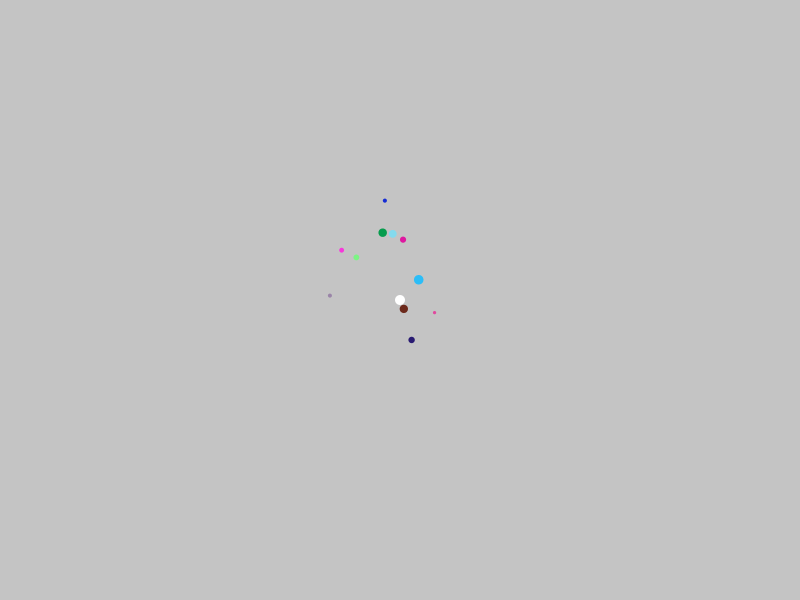
Frame 1 (no input)
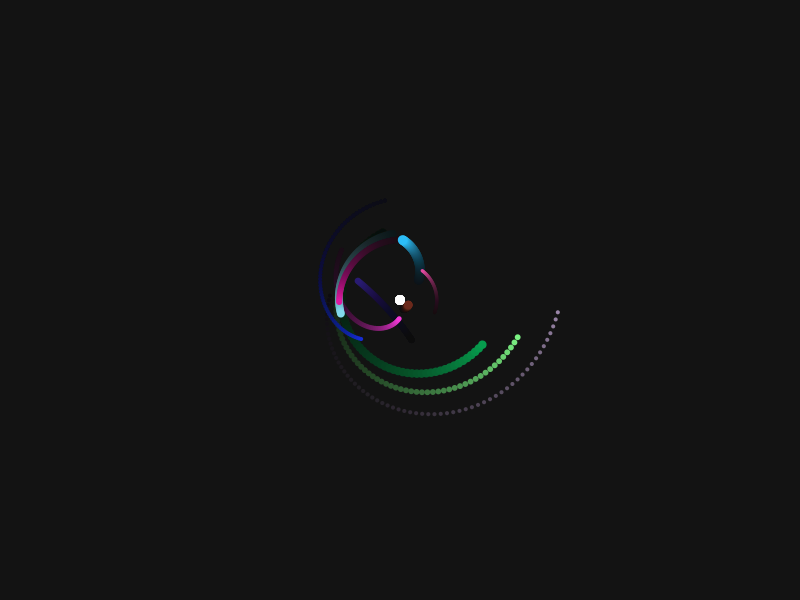
Frame 60 (the mouse pressed at the canvas centre just before this capture)
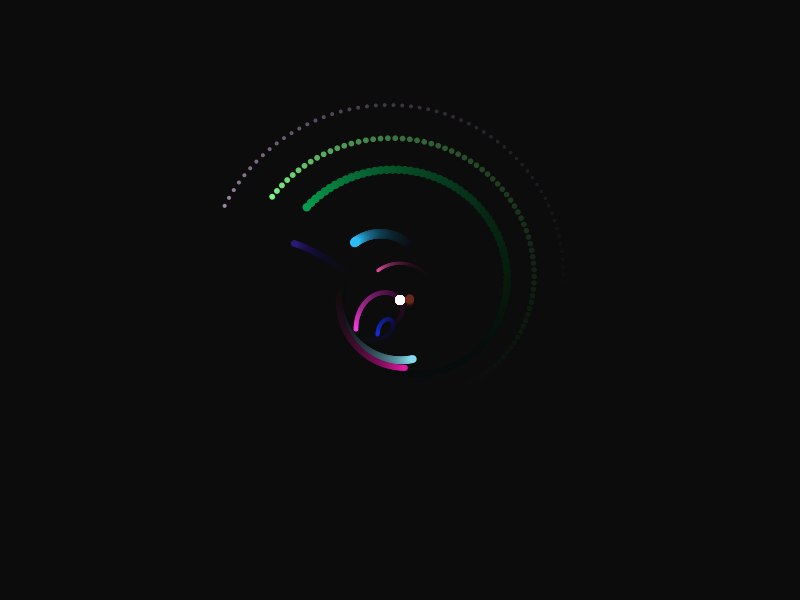
Frame 120 (the mouse held since frame 60 and released just before this capture)

The Processing sketch that drew these frames (run headless with seeded random() and noise(); from frame 60 on, the mouse is pressed at the canvas centre):

// Processing sketch: solarsystemClass_annotated
// ── solarsystemClass_annotated.pde
Planet sun;

void setup()
{
  size(800,600);
  sun = new Planet(3); //creates sun --> constructor in Planet(int gen), # = generations
  sun.dist = 0;
  sun.speed = 0;
  sun.createMoons();
}

void  draw()
{
  noStroke();
  fill(color(0,0,0,10));
  rect(0,0,width,height);
  translate(width/2,height/2);
  scale(0.5); 
  sun.show();
}

// ── Planet.pde
class Planet //class variable, now we need to create properties below
{
  float size = 20;    //planet size
  float dist = 100;   //distance from sun
  float angle = 0;    //starting angle
  float speed = 1.0;  //speed
  color col = color(255,255,255);  //color
  Planet[] moons = new Planet[20];
  int nMoons = 0;
  int generation = 0;
  
  Planet(int gen) // sun --> constructor/Planet(int gen)
  {
    this.generation = gen;
    if(this.generation > 0)
    {
    this.createMoons();
    }
  }
  
  void show()//show planet on the screen
  {
    pushMatrix();
    rotate(radians(this.angle));
    translate(this.dist,0);
    noStroke();
    fill(this.col);
    circle(0,0,this.size);
    this.angle = this.angle+this.speed;
    for(int i = 0; i < nMoons; i = i + 1)
    {
      this.moons[i].show();
    }
    popMatrix();
  }
  
  void randomize() //randomize the properties of the planets
  {
  this.size = random(5,20);    //planet size
  this.dist = random(10,200);   //distance from sun
  this.angle = random(360);    //starting angle
  this.speed = random(-2.0,2.0);  //speed
  this.col = color(random(255),random(255),random(255));  //color
  }
  
  void createMoons() //method to create moons
  {
    this.nMoons = floor(random(1,4));
    for(int i = 0; i < this.nMoons; i = i + 1)
    {
    this.moons[i]=new Planet(this.generation -1); //we maded gen -1, so every gen is one less than the last
    this.moons[i].randomize();
    }
  }
}
